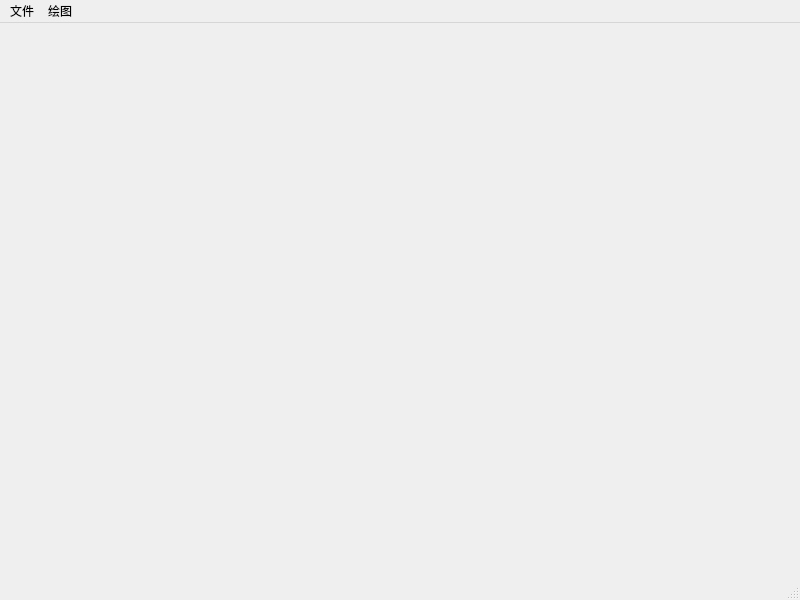
<?xml version="1.0" encoding="UTF-8"?>
<ui version="4.0">
 <class>MainWindow</class>
 <widget class="QMainWindow" name="MainWindow">
  <property name="geometry">
   <rect>
    <x>0</x>
    <y>0</y>
    <width>800</width>
    <height>600</height>
   </rect>
  </property>
  <property name="windowTitle">
   <string>MedicalDataAnalyser</string>
  </property>
  <widget class="QWidget" name="centralwidget"/>
  <widget class="QMenuBar" name="menubar">
   <property name="geometry">
    <rect>
     <x>0</x>
     <y>0</y>
     <width>800</width>
     <height>21</height>
    </rect>
   </property>
   <widget class="QMenu" name="menu">
    <property name="title">
     <string>文件</string>
    </property>
    <addaction name="actionimport"/>
    <addaction name="separator"/>
    <addaction name="separator"/>
   </widget>
   <widget class="QMenu" name="menu_2">
    <property name="title">
     <string>绘图</string>
    </property>
    <addaction name="actionDrawHistogram"/>
    <addaction name="separator"/>
    <addaction name="actionDrawScattergram"/>
    <addaction name="actionDrawCurve"/>
    <addaction name="actionDrawCovarianceMatrix"/>
   </widget>
   <addaction name="menu"/>
   <addaction name="menu_2"/>
  </widget>
  <widget class="QStatusBar" name="statusbar"/>
  <action name="actionimport">
   <property name="text">
    <string>导入</string>
   </property>
  </action>
  <action name="actionDrawHistogram">
   <property name="text">
    <string>直方图</string>
   </property>
  </action>
  <action name="actionDrawScattergram">
   <property name="text">
    <string>散点图</string>
   </property>
  </action>
  <action name="actionDrawCurve">
   <property name="text">
    <string>曲线图(拟合)</string>
   </property>
  </action>
  <action name="actionDrawCovarianceMatrix">
   <property name="text">
    <string>协方差矩阵</string>
   </property>
  </action>
 </widget>
 <resources/>
 <connections/>
</ui>
